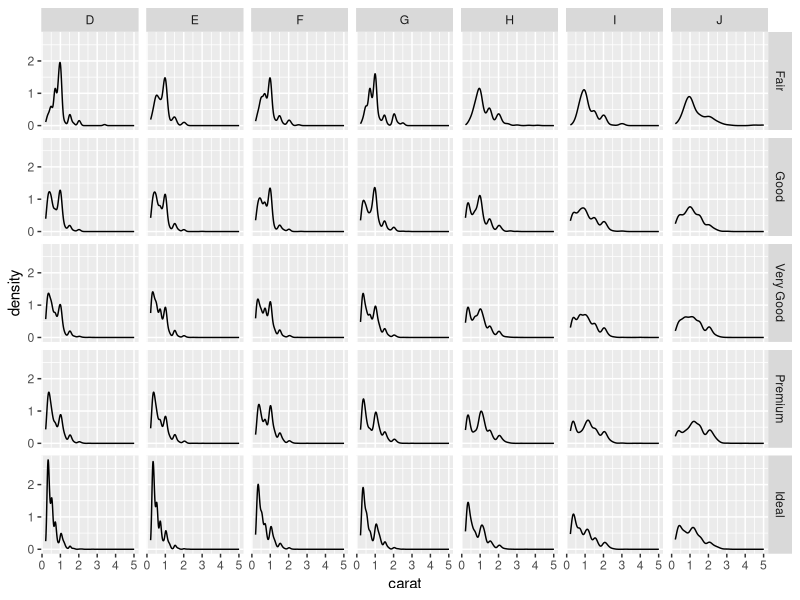
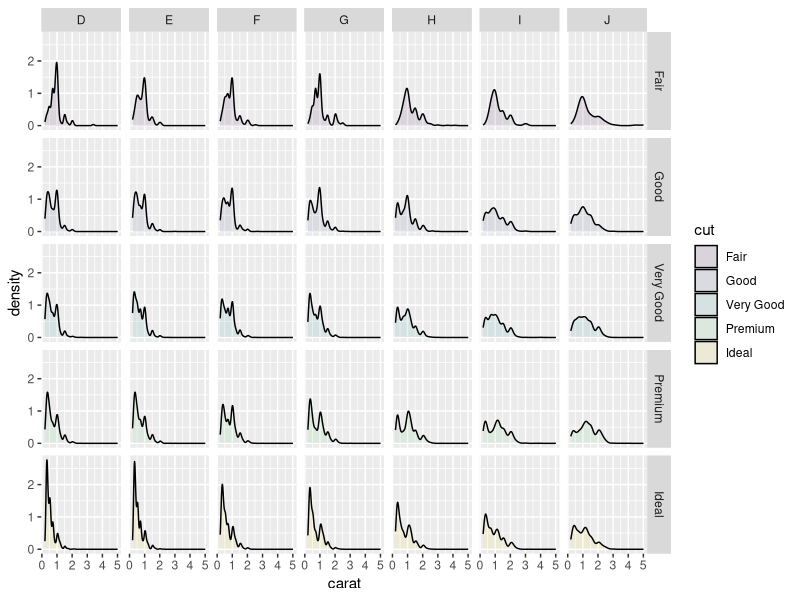
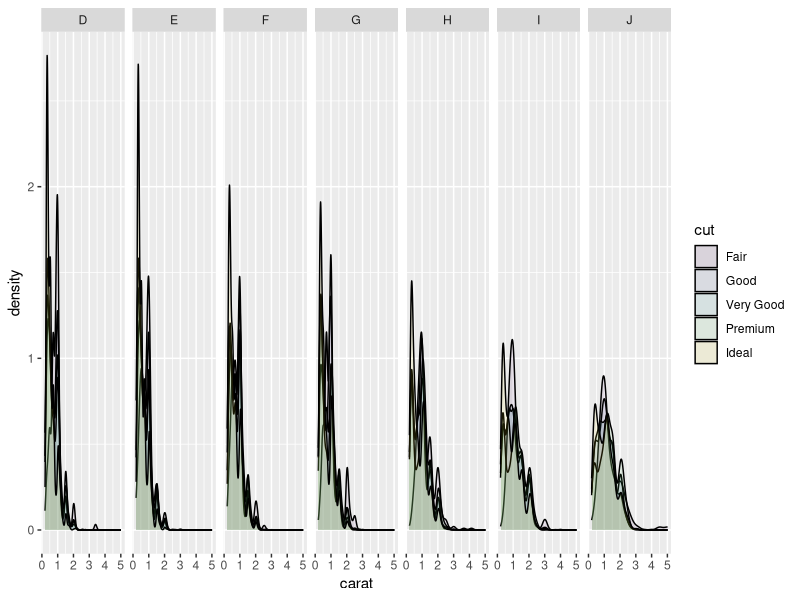
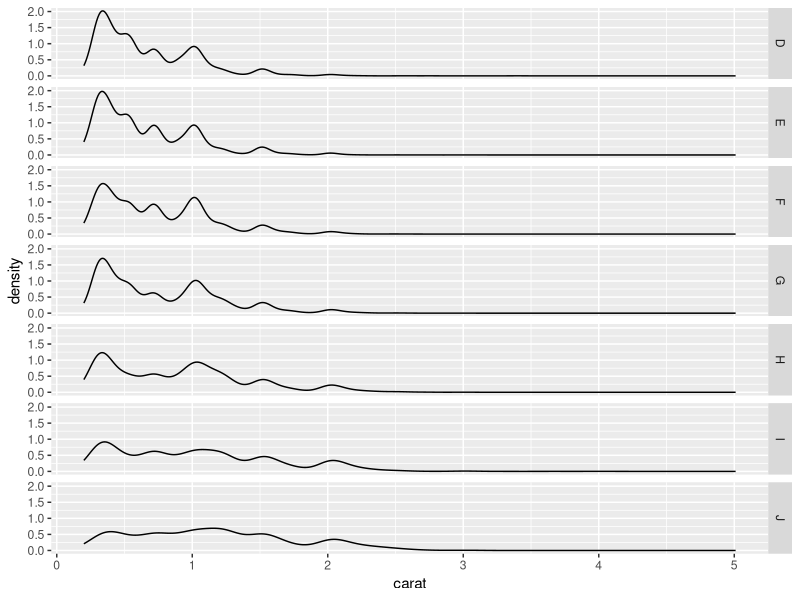

Reproduce these figures in R, in order. (Note: this script raises an error after producing the figures.)
library(ggplot2)
library(dplyr)

glimpse(diamonds)

ggplot(diamonds, aes(carat))+ 
  geom_density(alpha = .1) + 
  facet_grid(cut ~ color)

ggplot(diamonds, aes(carat, fill=cut)) + 
  geom_density(alpha = .1) + 
  facet_grid(cut ~ color)

# by column
ggplot(diamonds, aes(carat, fill = cut))+ 
  geom_density(alpha = .1) + 
  facet_grid(. ~ color)

# by rows
ggplot(diamonds, aes(carat))+ 
  geom_density(alpha = .1) + 
  facet_grid(color ~ .)


ggplot(mtcars, aes(mpg))+ 
  geom_point() + 
  facet_grid(am ~ vs)

mtcars <- mutate(mtcars, 
                 am = factor(am, labels = c("A", "M")), 
                 vs = factor(vs, labels = c("V", "S")))

# geom_smooth in facet                 
ggplot(mtcars, aes(hp, mpg))+
  geom_point(aes(col = factor(cyl))) + 
  facet_grid(vs ~ am) + 
  geom_smooth(method = "lm")


ggplot(diamonds, aes(carat))+ 
  geom_density(alpha = .1) + 
  facet_wrap( ~ cut, ncol = 1)


ggplot(diamonds, aes(carat))+ 
  geom_density(alpha = .1) + 
  facet_wrap( ~ cut + color)

ggplot(diamonds, aes(carat))+ 
  geom_density(alpha = .1) + 
  facet_grid(cut ~ .)

ggplot(diamonds, aes(carat, price))+
  geom_smooth() +   
  facet_grid(color ~ .)
  
